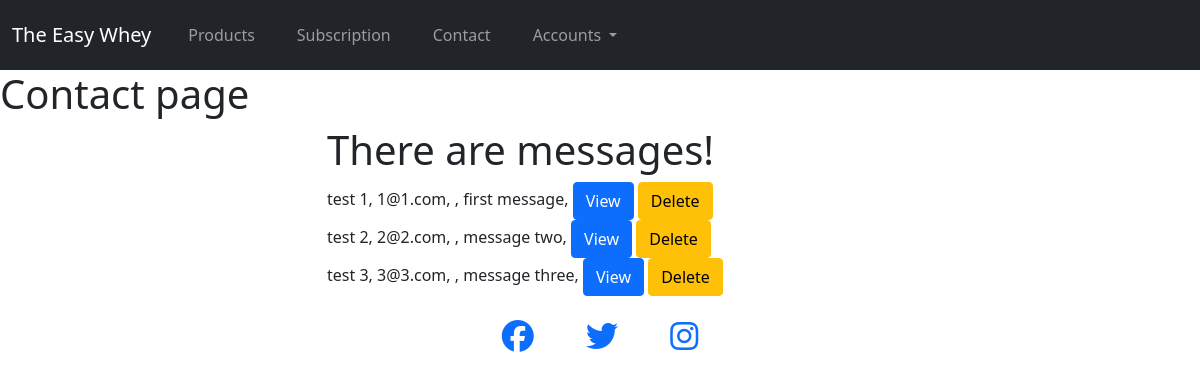
The page /contact/admin/ (signed in) on the database as committed earlier.
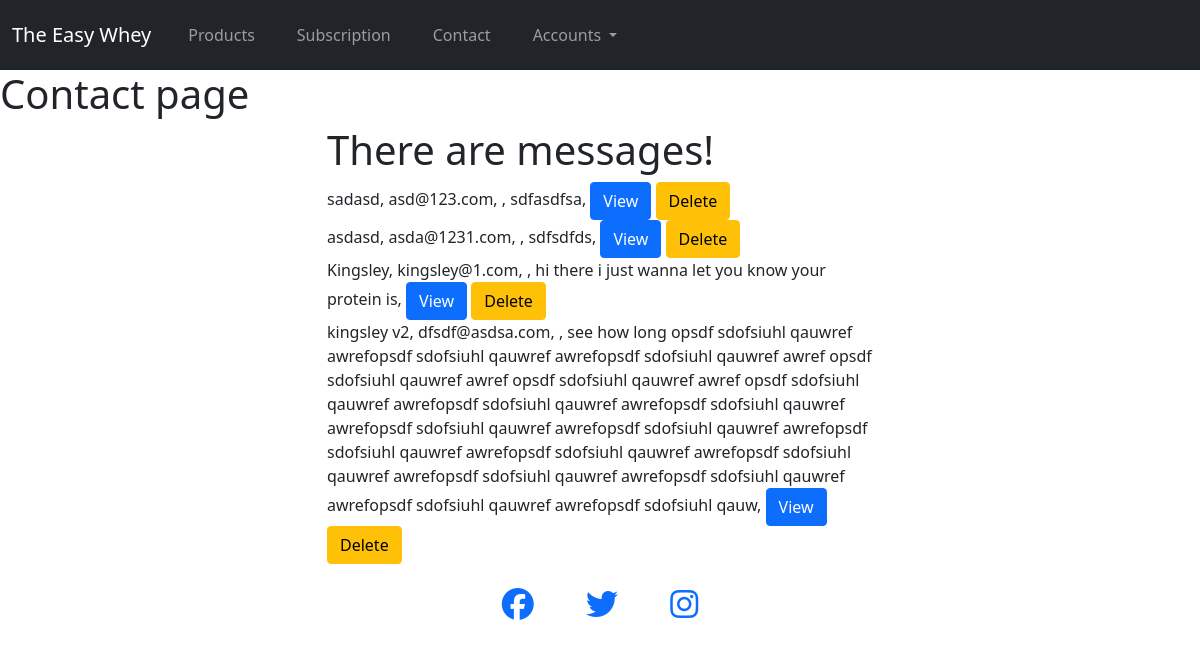
The same page on the database as committed later.
### contact/models.py (models this page shows, shortened)
class Contact(models.Model):
    class Meta:
        verbose_name_plural = "Contact"
    name = models.CharField(max_length=50, null=False, blank=False)
    email = models.EmailField(max_length=100, null=False, blank=False)
    phone_number = models.CharField(max_length=50, null=False, blank=False)
    message = models.CharField(max_length=500, null=False, blank=False)

### contact/views.py (the view)
# urls.py: path('contact/admin/', views.message_management, name="message_management"),
@login_required
@staff_member_required
def message_management(request):
    all_messages = Contact.objects.all()
    context = {
        "all_messages" : all_messages
    }
    return render(request, "contact/all_messages.html", context)

### templates/contact/all_messages.html (shortened to what this page needs)
{% extends 'base.html' %}
{% load static %}
{% block content %}
<h1>Contact page</h1>
<div class="container">
    <div class="row">
        <div class="col-6 offset-3 justify-content-center">
            <div>
                {% if all_messages %}
                <h1>There are messages!</h1>
                <div class="message-container">
                    {% for message in all_messages %}
                    <div class="message-item">
                        {{ message.name }}, {{ message.email }}, {{ message.phone }}, {{ message.message }}, <a
                            class="btn btn-primary" href="/contact/admin/{{ message.id }}">View</a> <a
                            class="btn btn-warning" href="/contact/admin/delete/{{ message.id }}">Delete</a>
                    </div>
                    {% endfor %}
                </div>
                {% else %}
                <h1>There are no messages!</h1>
                {% endif %}
            </div>
        </div>
    </div>
</div>
{% endblock %}

### templates/base.html (shortened to what this page needs)
{% load static %}
<!DOCTYPE html>
<html lang="en">
<head>
    {% block css %}
    <link href="https://cdn.jsdelivr.net/npm/bootstrap@5.0.2/dist/css/bootstrap.min.css" rel="stylesheet"
>
    <link rel="stylesheet" href="{% static 'css/style.css' %}">
    {% endblock %}
</head>
<body>
    <nav class="navbar navbar-expand-lg navbar-dark bg-dark">
        <div class="container-fluid">
            <a class="navbar-brand" href="/">The Easy Whey</a>
            <div class="collapse navbar-collapse" id="navbarNavDropdown">
                <ul class="navbar-nav">
                    <li class="nav-item btn btn-dark">
                        <a class="nav-link" href="{% url 'product_detail' %}">Products</a>
                    </li>
                    <li class="nav-item btn btn-dark">
                        <a class="nav-link" href="{% url 'subscribe' %}">Subscription</a>
                    </li>
                    <li class="nav-item btn btn-dark">
                        <a class="nav-link" href="{% url 'contact' %}">Contact</a>
                    </li>
                    <li class="nav-item dropdown btn btn-dark">
                        <a class="nav-link dropdown-toggle" href="#" id="navbarDropdownMenuLink" role="button"
                            data-bs-toggle="dropdown" aria-expanded="false">
                            Accounts
                        </a>
                    </li>
                </ul>
            </div>
        </div>
    </nav>
    {% block content %}
    {% endblock %}
    <footer id="footer">
        <div class="container-fluid">
            <div class="row d-inline text-center">
                <div class="col">
                    <a href="https://www.facebook.com" target="_blank"><i class="fab fa-facebook"></i></a>
                    <a href="https://www.twitter.com" target="_blank"><i class="fab fa-twitter mx-5"></i></a>
                    <a href="https://www.instagram.com" target="_blank"><i class="fab fa-instagram"></i></a>
                </div>
            </div>
        </div>
    </footer>
</body>
</html>

### static/css/style.css (style rules this page uses)
i { font-size: 2rem; }

Rows that differ between the two databases and show on the page:
removed Contact: name "test 1", email "1@1.com", message "first message"
removed Contact: name "test 2", email "2@2.com", message "message two"
removed Contact: name "test 3", email "3@3.com", message "message three"
added Contact: name "sadasd", email "asd@123.com", message "sdfasdfsa"
added Contact: name "asdasd", email "asda@1231.com", message "sdfsdfds"
added Contact: name "Kingsley", email "kingsley@1.com", message "hi there i just wanna let you know your protein is"
added Contact: name "kingsley v2", email "dfsdf@asdsa.com", message "see how long opsdf sdofsiuhl qauwref awrefopsdf sdofsiuhl qauwref awrefopsdf sdofsiuhl qauwref awref opsdf sdofsiuhl qauwref awref opsdf sdofsiuhl qauwref awref opsdf sdofsiuhl qauwref awrefopsdf sdofsiuhl qauwref awrefopsdf sdofsiuhl qauwref awrefopsdf sdofsiuhl qauwref awrefopsdf sdofsiuhl qauwref awrefopsdf sdofsiuhl qauwref awrefopsdf sdofsiuhl qauwref awrefopsdf sdofsiuhl qauwref awrefopsdf sdofsiuhl qauwref awrefopsdf sdofsiuhl qauwref awrefopsdf sdofsiuhl qauwref awrefopsdf sdofsiuhl qauw"
